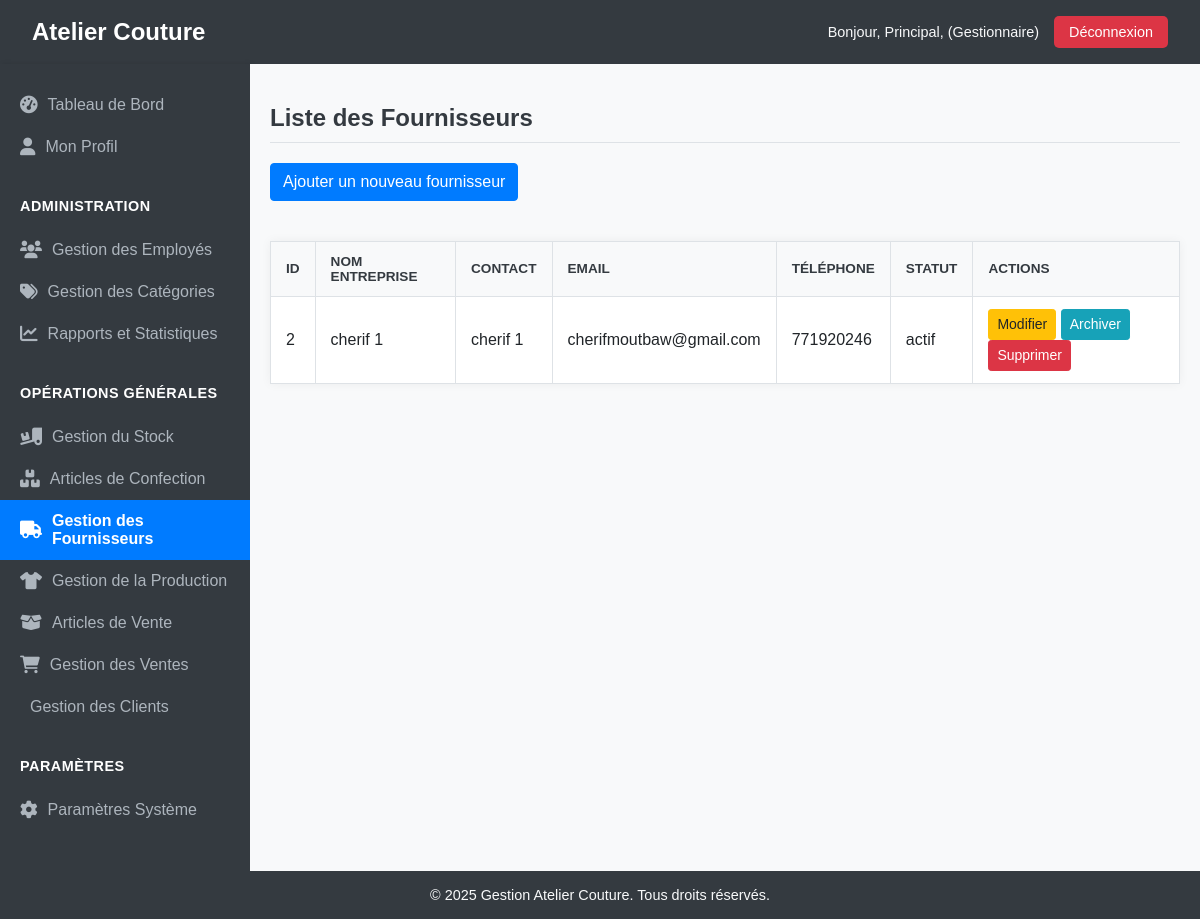
The app's page /index.php?action=fournisseurs (signed in) with its own data.
### tables this page shows
CREATE TABLE IF NOT EXISTS `fournisseurs` (
  `fournisseur_id` int NOT NULL AUTO_INCREMENT,
  `nom_entreprise` varchar(100) NOT NULL,
  `email` varchar(100) NOT NULL,
  `contact_personne` varchar(20) NOT NULL,
  `telephone` varchar(20) DEFAULT NULL,
  `adresse` varchar(255) DEFAULT NULL,
  `photo` varchar(255) DEFAULT NULL,
  `date_creation` datetime DEFAULT CURRENT_TIMESTAMP,
  `archive` tinyint(1) DEFAULT '0',
  `statut` varchar(50) NOT NULL DEFAULT 'actif',
  PRIMARY KEY (`fournisseur_id`)
);

### src/Controllers/Controller.php (called while the page is built, shortened)
<?php
abstract class Controller {
    protected function render(string $path, array $data = []): void {
        extract($data);
        require_once ROOT_PATH . '/vues/' . $path . '.php';
    }
}

### src/Controllers/FournisseurController.php (called while the page is built, shortened)
<?php
class FournisseurController extends Controller {
    private $fournisseurService;
    public function __construct() {
        $this->fournisseurService = new FournisseurService();
    }
    public function list(): void {
        $fournisseurs = $this->fournisseurService->getAllFournisseurs();
        $this->render('fournisseurs/liste', [
            'fournisseurs' => $fournisseurs,
            'title' => 'Liste des Fournisseurs'
        ]);
    }
}

### config/config.php (called while the page is built, shortened)
<?php
spl_autoload_register(function ($class) {
    $prefix = 'App\\';
    $base_dir = ROOT_PATH . '/src/';
    $len = strlen($prefix);
    $relative_class = substr($class, $len);
    $file = $base_dir . str_replace('\\', '/', $relative_class) . '.php';
});
?>

### src/Repositories/ConnexionBD.php (called while the page is built, shortened)
<?php
class ConnexionBD {
    private static $instance = null;
    private $conn;
    private function __construct() {
        $this->host = DB_HOST;
        $this->db_name = DB_NAME;
        $this->username = DB_USER;
        $this->password = DB_PASSWORD;
        try {
            $dsn = "mysql:host={$this->host};dbname={$this->db_name};charset=utf8mb4";
            $options = [
                PDO::ATTR_ERRMODE            => PDO::ERRMODE_EXCEPTION,
                PDO::ATTR_DEFAULT_FETCH_MODE => PDO::FETCH_ASSOC,
                PDO::ATTR_EMULATE_PREPARES   => false,
            ];
            $this->conn = new PDO($dsn, $this->username, $this->password, $options);
        } catch (PDOException $e) {
            die("Erreur de connexion à la base de données : " . $e->getMessage());
        }
    }
    public static function getInstance() {
        if (self::$instance === null) {
            self::$instance = new ConnexionBD();
        }
        return self::$instance;
    }
    public function getConnexion() {
        return $this->conn;
    }
}

### src/Services/FournisseurService.php (called while the page is built, shortened)
<?php
class FournisseurService {
    private $fournisseurRepository;
    public function __construct() {
        $this->fournisseurRepository = new FournisseurRepository();
    }
    public function getAllFournisseurs(): array {
        $fournisseursData = $this->fournisseurRepository->findAll();
        $fournisseurs = [];
        foreach ($fournisseursData as $data) {
            $fournisseurs[] = (new Fournisseur())->fromArray($data);
        }
        return $fournisseurs;
    }
}

### src/Repositories/BaseRepository.php (called while the page is built, shortened)
<?php
abstract class BaseRepository {
    protected $db;
    protected $table;
    public function __construct(string $table, string $idColumn = 'id') {
        $this->db = ConnexionBD::getInstance()->getConnexion();
        $this->table = $table;
    }
    public function findAll(): array {
        $stmt = $this->db->query("SELECT * FROM {$this->table} WHERE statut = 'actif'");
        return $stmt->fetchAll(PDO::FETCH_ASSOC);
    }
}

### src/Models/Fournisseur.php (called while the page is built, shortened)
<?php
class Fournisseur {
    private $fournisseur_id;
    private $nom_entreprise;
    private $contact_personne;
    private $email;
    private $telephone;
    private $statut;
    public function getFournisseurId(): ?int { return $this->fournisseur_id; }
    public function getNomEntreprise(): ?string { return $this->nom_entreprise; }
    public function getContactPersonne(): ?string { return $this->contact_personne; }
    public function getEmail(): ?string { return $this->email; }
    public function getTelephone(): ?string { return $this->telephone; }
    public function getStatut(): ?string { return $this->statut; }
    public function setFournisseurId(?int $fournisseur_id): self { $this->fournisseur_id = $fournisseur_id; return $this; }
    public function setNomEntreprise(?string $nom_entreprise): self { $this->nom_entreprise = $nom_entreprise; return $this; }
    public function setContactPersonne(?string $contact_personne): self { $this->contact_personne = $contact_personne; return $this; }
    public function setEmail(?string $email): self { $this->email = $email; return $this; }
    public function setTelephone(?string $telephone): self { $this->telephone = $telephone; return $this; }
    public function setAdresse(?string $adresse): self { $this->adresse = $adresse; return $this; }
    public function setDateCreation(?string $date_creation): self { $this->date_creation = $date_creation; return $this; }
    public function setStatut(?string $statut): self { $this->statut = $statut; return $this; }
    public function fromArray(array $data): self {
        return $this;
    }
}

### vues/fournisseurs/liste.php (the view, shortened to what this page needs)
<?php require_once ROOT_PATH . '/vues/includes/header.php'; ?>
<main class="content">
    <h2><?= htmlspecialchars($title) ?></h2>
    <a href="<?= BASE_URL ?>index.php?action=ajouterFournisseur" class="btn btn-primary" style="margin-bottom: 20px;">Ajouter un nouveau fournisseur</a>
    <?php if (!empty($fournisseurs)): ?>
        <table>
            <thead>
                <tr>
                    <th>ID</th>
                    <th>Nom Entreprise</th>
                    <th>Contact</th>
                    <th>Email</th>
                    <th>Téléphone</th>
                    <th>Statut</th>
                    <th>Actions</th>
                </tr>
            </thead>
            <tbody>
                <?php foreach ($fournisseurs as $fournisseur): ?>
                    <tr>
                        <td><?= htmlspecialchars($fournisseur->getFournisseurId()) ?></td>
                        <td><?= htmlspecialchars($fournisseur->getNomEntreprise()) ?></td>
                        <td><?= htmlspecialchars($fournisseur->getContactPersonne()) ?></td>
                        <td><?= htmlspecialchars($fournisseur->getEmail()) ?></td>
                        <td><?= htmlspecialchars($fournisseur->getTelephone()) ?></td>
                        <td><?= htmlspecialchars($fournisseur->getStatut()) ?></td>
                        <td>
                            <a href="<?= BASE_URL ?>index.php?action=modifierFournisseur&id=<?= $fournisseur->getFournisseurId() ?>" class="btn btn-sm btn-warning">Modifier</a>
                            <a href="<?= BASE_URL ?>index.php?action=archiveFournisseur&id=<?= $fournisseur->getFournisseurId() ?>" class="btn btn-sm btn-info" onclick="return confirm('Êtes-vous sûr de vouloir archiver ce fournisseur ?');">Archiver</a>
                            <a href="<?= BASE_URL ?>index.php?action=supprimerFournisseur&id=<?= $fournisseur->getFournisseurId() ?>" class="btn btn-sm btn-danger" onclick="return confirm('Êtes-vous sûr de vouloir SUPPRIMER DÉFINITIVEMENT ce fournisseur ? Cette action est irréversible.');">Supprimer</a>
                        </td>
                    </tr>
                <?php endforeach; ?>
            </tbody>
        </table>
    <?php else: ?>
        <p>Aucun fournisseur trouvé.</p>
    <?php endif; ?>
</main>
<?php require_once ROOT_PATH . '/vues/includes/footer.php'; ?>

### public/assets/css/style.css (style rules this page uses)
:root { --primary-color: #007bff; --secondary-color: #6c757d; --success-color: #28a745; --warning-color: #ffc107; --danger-color: #dc3545; --info-color: #17a2b8; --light-color: #f8f9fa; --dark-color: #343a40; --header-bg: #343a40; --sidebar-bg: #343a40; --sidebar-link-color: #adb5bd; --sidebar-link-hover-bg: #495057; --sidebar-active-link-bg: #007bff; --content-bg: #f8f9fa; --border-color: #dee2e6; --text-color: #212529; }
body { font-family: Arial, sans-serif; margin: 0; padding: 0; display: flex; flex-direction: column; min-height: 100vh; background-color: var(--content-bg); color: var(--text-color); }
.content { flex: 1; padding: 20px; background-color: var(--content-bg); overflow-y: auto; }
.content h2 { color: var(--dark-color); margin-bottom: 20px; border-bottom: 1px solid var(--border-color); padding-bottom: 10px; }
table { width: 100%; border-collapse: collapse; margin-top: 20px; background-color: white; box-shadow: 0 0 10px rgba(0, 0, 0, 0.05); }
table th, table td { border: 1px solid var(--border-color); padding: 12px 15px; text-align: left; }
table th { background-color: var(--light-color); color: var(--dark-color); font-weight: bold; text-transform: uppercase; font-size: 0.85rem; }
.btn { display: inline-block; font-weight: 400; color: white; text-align: center; vertical-align: middle; -webkit-user-select: none; -moz-user-select: none; -ms-user-select: none; user-select: none; background-color: transparent; border: 1px solid transparent; padding: 0.375rem 0.75rem; font-size: 1rem; line-height: 1.5; border-radius: 0.25rem; transition: color 0.15s ease-in-out, background-color 0.15s ease-in-out, border-color 0.15s ease-in-out, box-shadow 0.15s ease-in-out; text-decoration: none; }
.btn-primary { color: white; background-color: var(--primary-color); border-color: var(--primary-color); }
.btn-warning { color: #212529; background-color: var(--warning-color); border-color: var(--warning-color); }
.btn-info { color: white; background-color: var(--info-color); border-color: var(--info-color); }
.btn-danger { color: white; background-color: var(--danger-color); border-color: var(--danger-color); }
.btn-sm { padding: 0.25rem 0.5rem; font-size: 0.875rem; border-radius: 0.2rem; }

### records on screen
fournisseurs: fournisseur_id "2", nom_entreprise "cherif 1", contact_personne "cherif 1", email "cherifmoutbaw@gmail.com", telephone "771920246", statut "actif"

### other values on screen
$_SESSION['user_prenom'] "Principal"
$_SESSION['user_role'] "Gestionnaire"
$title "Liste des Fournisseurs"
